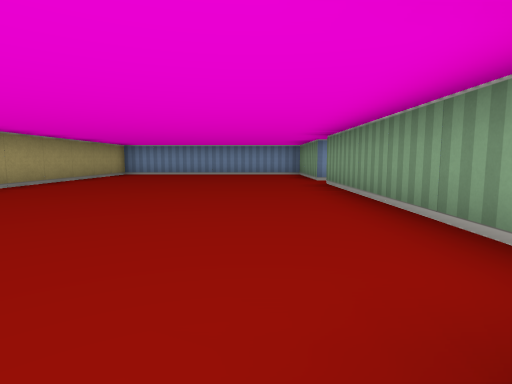
view 1 (above)

14 first-person views from a walk through a cub3D level. The camera is about half as high as the walls, tilts 6° down and sees 80° across. The floor is counted in squares. Each view is taken from the middle of a square. On the plan, view 1 faces up. The plan holds only what a view shows up to about 9 squares ahead; the rest is blank.

view 2
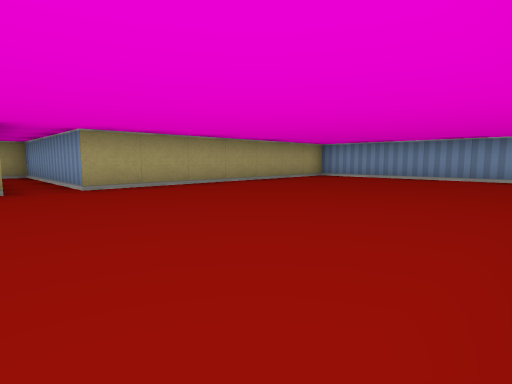

view 3
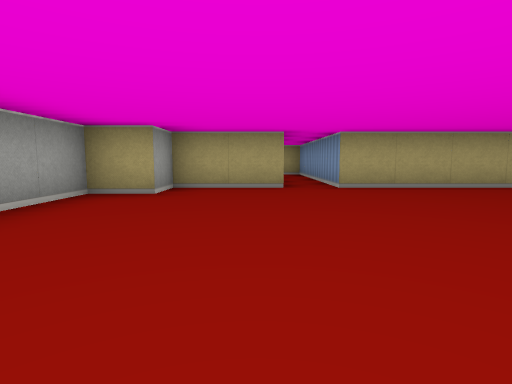

view 4
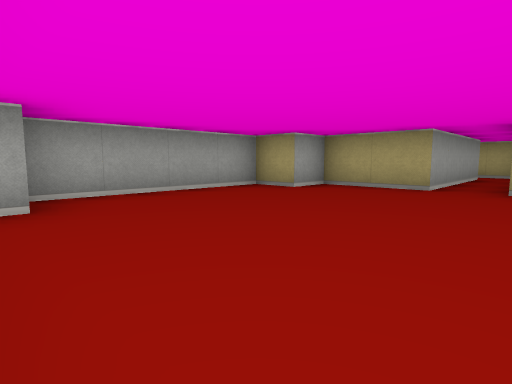

view 5
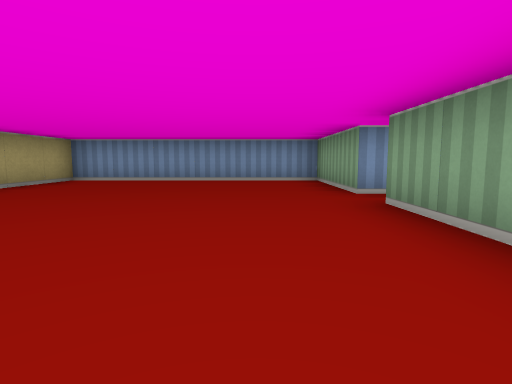

view 6
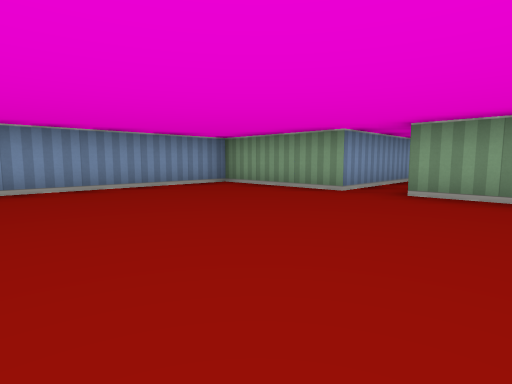

view 7
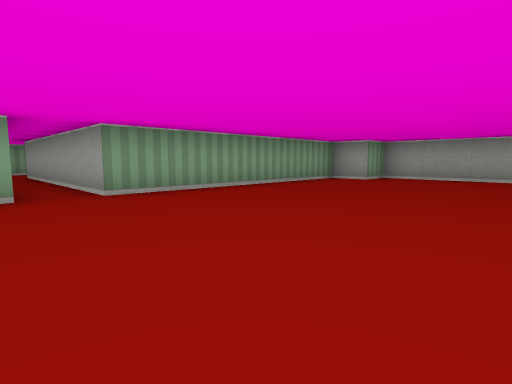

view 8
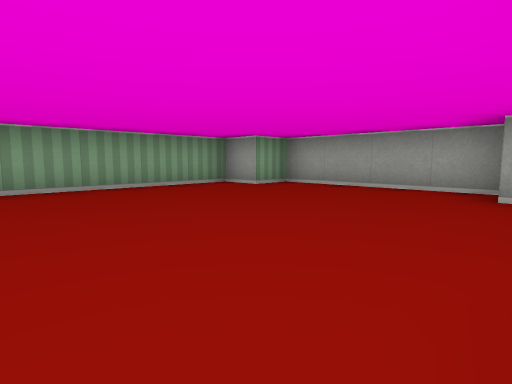

view 9
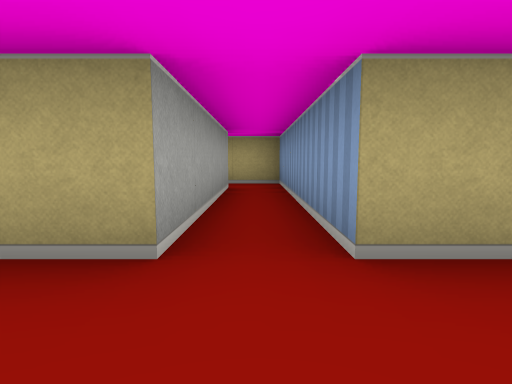

view 10
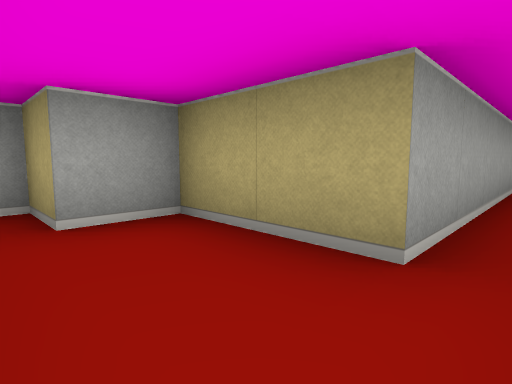

view 11
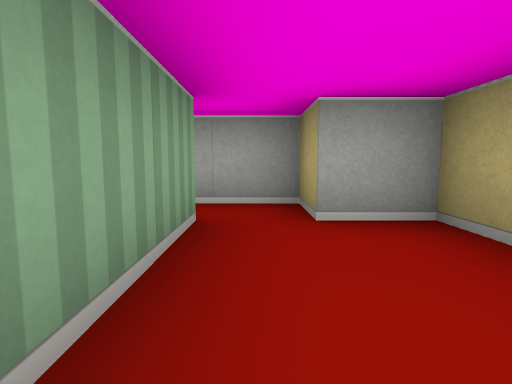

view 12
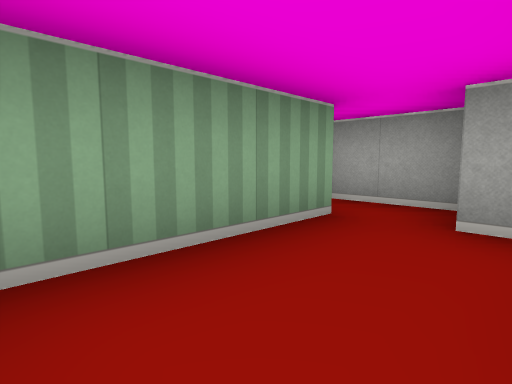

view 13
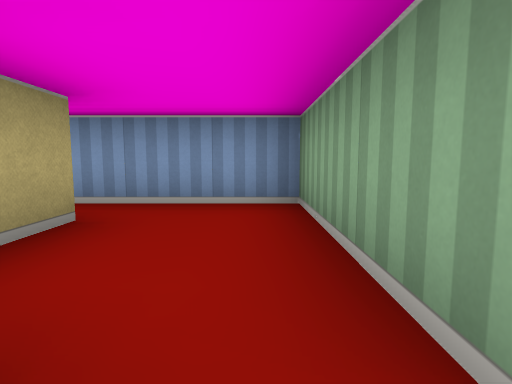

view 14
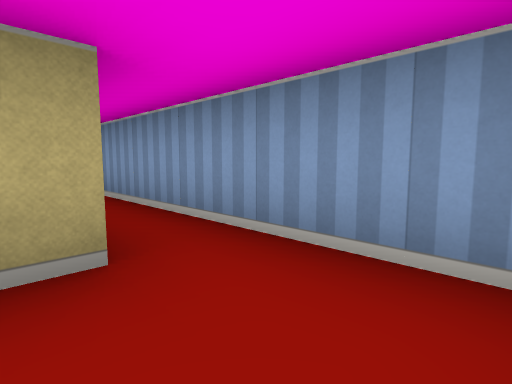

### Floor plan
Ten units are one square. View 1 is at (0, 0); x grows to the right and y downward. Boxes are objects, and circles mark ways between rooms. Rooms are numbered by the first view taken in them; rooms with no view inside come last. Other rooms are left out.
<svg viewBox="-100 -110 206 120">
<path fill="none" stroke="#000" d="M15 -75 15 -105 -45 -105 -45 -35 -95 -35 -95 -22M-85 -25 -45 -25 -45 -5 -35 -5 -35 5 5 5 5 -5 15 -5 15 -65M95 -44 95 -75 15 -75M15 -65 75 -65 75 -45 85 -45 85 -35 101 -35"/>
<circle cx="10" cy="-70" r="3" fill="#2a7"/>
<text x="-20" y="-50">1</text>
<text x="70" y="-70">2</text>
</svg>
Room 1 opens to room 2.

Where each view was taken, in squares from view 1:
view 1: 0 up, 0 right, facing up
view 2: 2 up, 1 right, facing up-left
view 3: 2 up, 1 right, facing left
view 4: 4 up, 1 right, facing down-left
view 5: 3 up, 0 right, facing up
view 6: 5 up, 3 left, facing up-right
view 7: 8 up, 3 left, facing down-right
view 8: 5 up, 4 left, facing down-right
view 9: 3 up, 3 left, facing left
view 10: 7 up, 9 right, facing down-left
view 11: 7 up, 9 right, facing down
view 12: 7 up, 8 right, facing down-right
view 13: 4 up, 9 right, facing up
view 14: 6 up, 9 right, facing up-left
